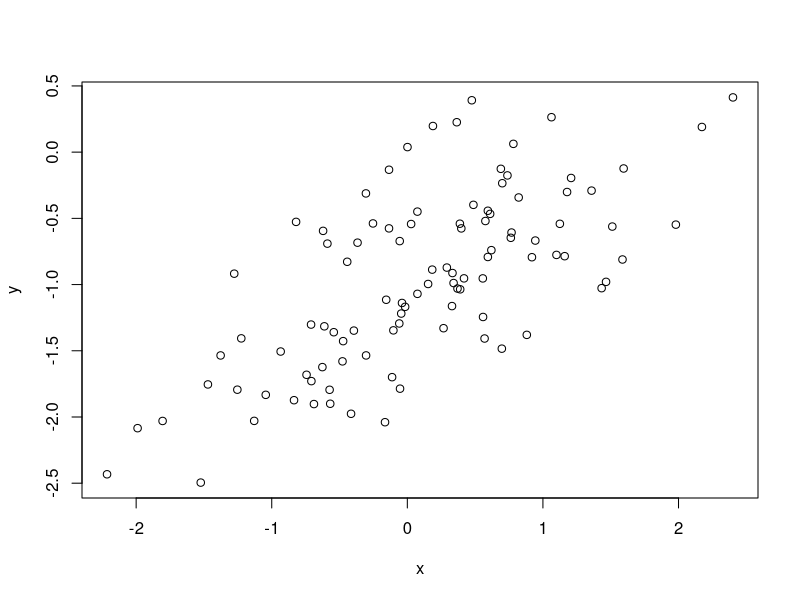
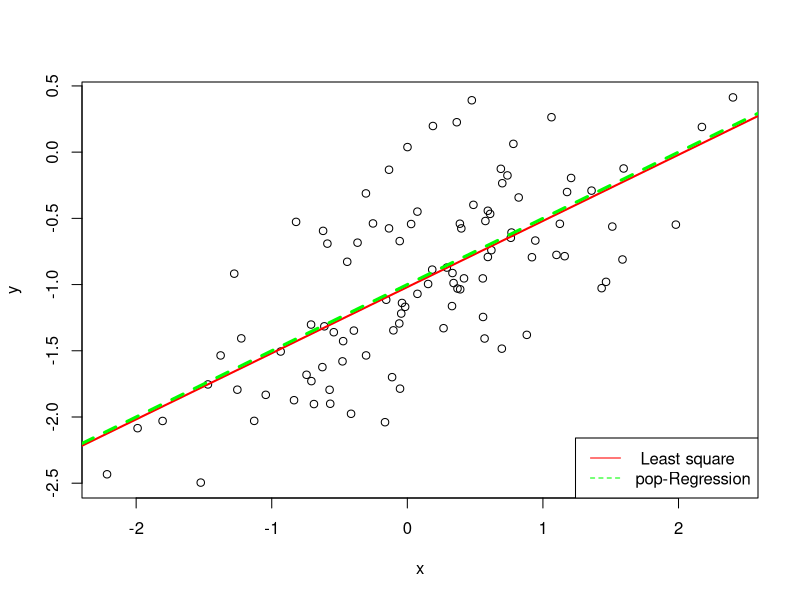
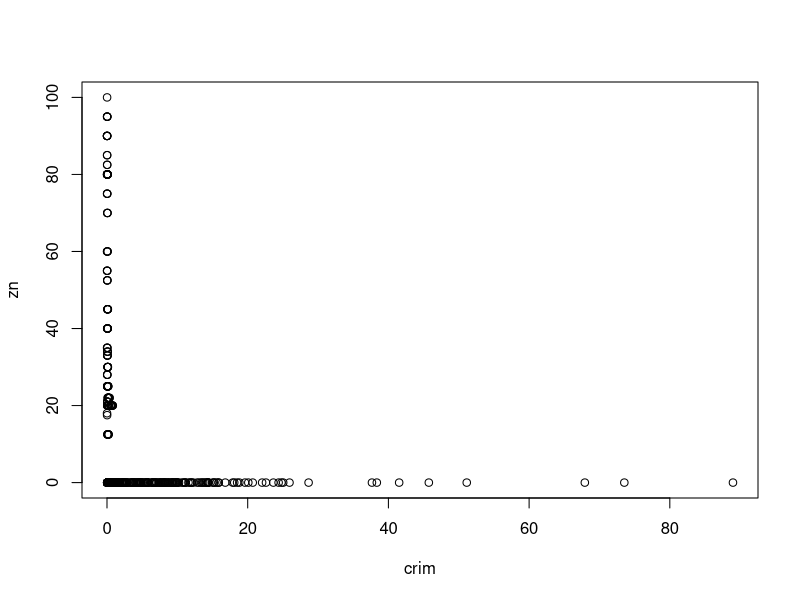
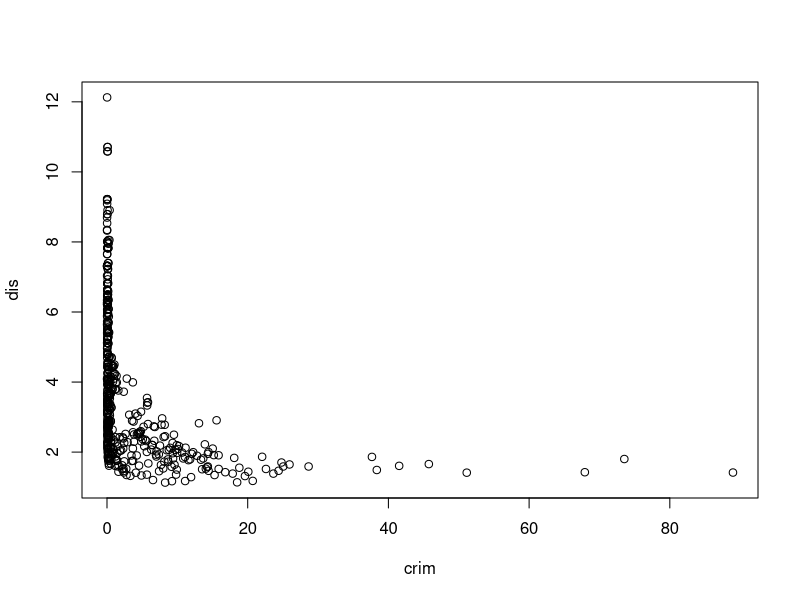
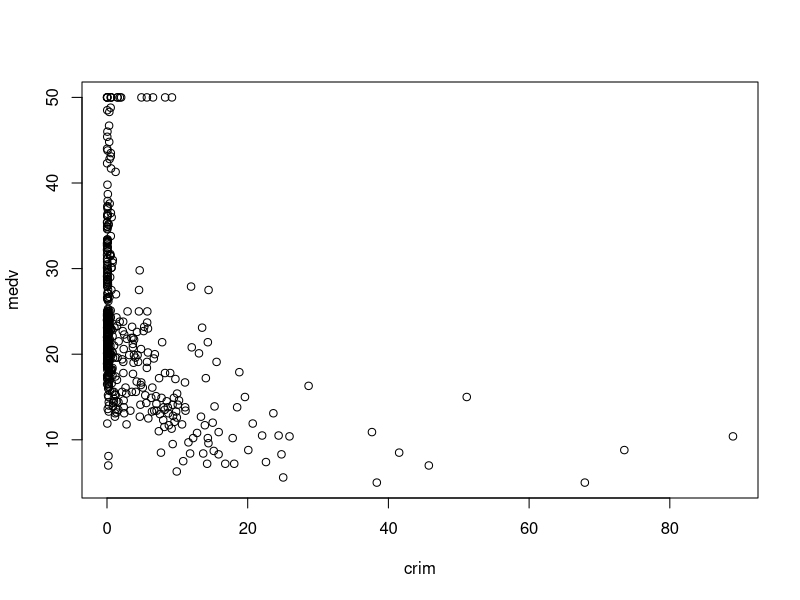

Write the R code that produced these figures, in order.
## ---- chunk 1
set.seed(1)

#a
x=rnorm(100,0,1)

#b
eps=rnorm(100,0,sqrt(0.25))

#c
y=-1+0.5*x+eps
length(y)
#β0=-1 and β1 =0.5


#d
plot(x,y)
# The model shows the linear relation ship


#e
fit=lm(y~x)
summary(fit)
#β^o and β^1 are practically equal to βo and β1. As expected, β^o and β^1 are statistically significant 


#f
plot(x,y)
abline(fit,col="red",lty=1,lwd=2)

abline(-1,0.5,col="green",lty=2,lwd=3)

legend("bottomright", c(" Least square", "pop-Regression"), col = c("red", "green"), lty = c(1, 2))


## ---- chunk 2
library(MASS)
data("Boston")
attach(Boston)
View(Boston)


## ---- chunk 3
fit_zn=lm(crim~zn)
summary(fit_zn)
## ---- chunk 4
fit_indus=lm(crim~indus)
summary(fit_indus)
## ---- chunk 5
fit_chas=lm(crim~chas)
summary(fit_chas)
## ---- chunk 6
fit_nox=lm(crim~nox)
summary(fit_nox)
## ---- chunk 7
fit_rm=lm(crim~rm)
summary(fit_rm)
## ---- chunk 8
fit_age=lm(crim~age)
summary(fit_age)
## ---- chunk 9
fit_dis=lm(crim~dis)
summary(dis)
## ---- chunk 10
fit_rad=lm(crim~rad)
summary(fit_rad)
## ---- chunk 11
fit_tax=lm(crim~tax)
summary(fit_tax)
## ---- chunk 12
fit_pratio=lm(crim~ptratio)
summary(fit_pratio)
## ---- chunk 13
fit_black=lm(crim~black)
summary(fit_black)
## ---- chunk 14
fit_lstat=lm(crim~lstat)
summary(fit_lstat)
## ---- chunk 15
fit_medv=lm(crim~medv)
summary(fit_medv)

plot(crim,zn)

plot(crim,dis)

plot(crim,medv)
## ---- chunk 16
fit_all=lm(crim~.,data = Boston)

summary(fit_all)

##Based on the Multiple linear Regression , only zn, dis, rad, black, and medv have a significant association with crim (p-value is below 0.05) which means we can reject the null hypothesis
